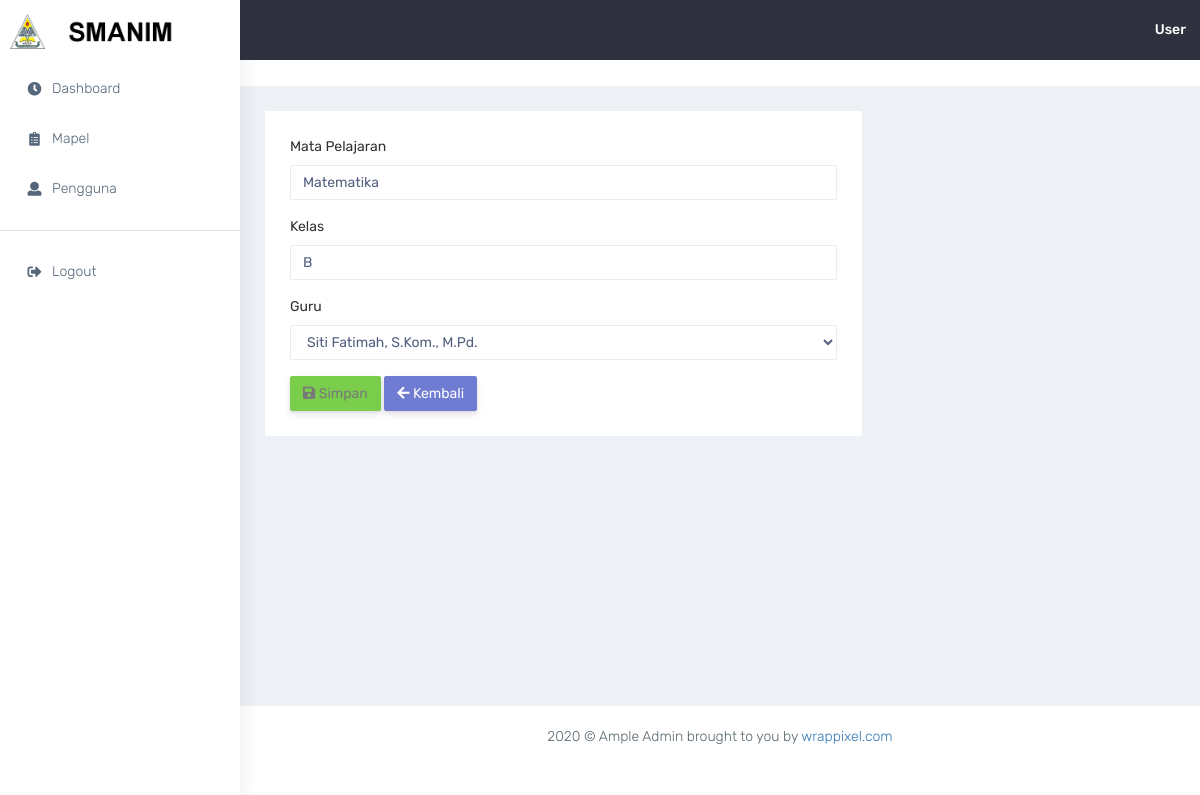
Page /admin/edit-mapel.php?id=2 (signed in) on the committed database.
### tables this page shows
CREATE TABLE `tbl_mapel` (
  `id_mapel` int(11) NOT NULL,
  `id_user` int(11) NOT NULL,
  `mapel` varchar(100) NOT NULL,
  `kelas` char(1) NOT NULL
);

CREATE TABLE `tbl_user` (
  `id_user` int(11) NOT NULL,
  `nama` varchar(100) NOT NULL,
  `jenkel` enum('L','P') NOT NULL,
  `tgl_lahir` date NOT NULL,
  `telp` varchar(13) NOT NULL,
  `kelas` char(1) DEFAULT NULL,
  `username` varchar(100) NOT NULL,
  `password` varchar(100) NOT NULL,
  `akses` enum('usr','gur','adm') NOT NULL
);

### admin/edit-mapel.php (the view, shortened to what this page needs)
<?php require_once('navbar.php');
if(isset($_GET['id'])){
  $id = $_GET['id'];
  $search = mysqli_query($con, "SELECT id_mapel,mapel,tbl_mapel.kelas as kelas,nama,tbl_user.id_user FROM tbl_mapel INNER JOIN tbl_user on tbl_user.id_user = tbl_mapel.id_user
     WHERE id_mapel='$id'");
  $data = mysqli_fetch_array($search);
}
?>
            <div class="container-fluid">
                <div class="row">
                    <div class="col-md-8">
                        <div class="white-box">
                          <form method="post">
                            <div class="form-group">
                                <label for="exampleInputEmail1">Mata Pelajaran</label>
                                <input type="text"  value="<?= $data['mapel']?>" name="mapel" class="form-control" id="exampleInputEmail1" aria-describedby="emailHelp">
                            </div>
                            <div class="form-group">
                                <label for="exampleInputEmail1">Kelas</label>
                                <input type="text"  value="<?= $data['kelas']?>" name="kelas" class="form-control" id="exampleInputEmail1" aria-describedby="emailHelp">
                            </div>
                            <div class="form-group">
                                <label for="exampleInputEmail1">Guru</label>
                                <select class="form-control" name="guru">
                                  <option value="<?= $data['id_user']?>"><?= $data['nama']?></option>
                                </select>
                            </div>
                            <button type="submit" class="btn btn-success" name="up">
                                <i class="fas fa-save"></i> Simpan
                            </button>
                            <a href="mapel.php" class="btn btn-primary">
                                <i class="fas fa-arrow-left"></i> Kembali
                            </a>
                            </form>
                          </div>
                    </div>
                </div>
            </div>
<?php require_once('footer.php');?>

### rows in the picture
tbl_mapel: mapel "Matematika", kelas "B", guru "Siti Fatimah, S.Kom., M.Pd."

### other values in the picture
$namau "User"
